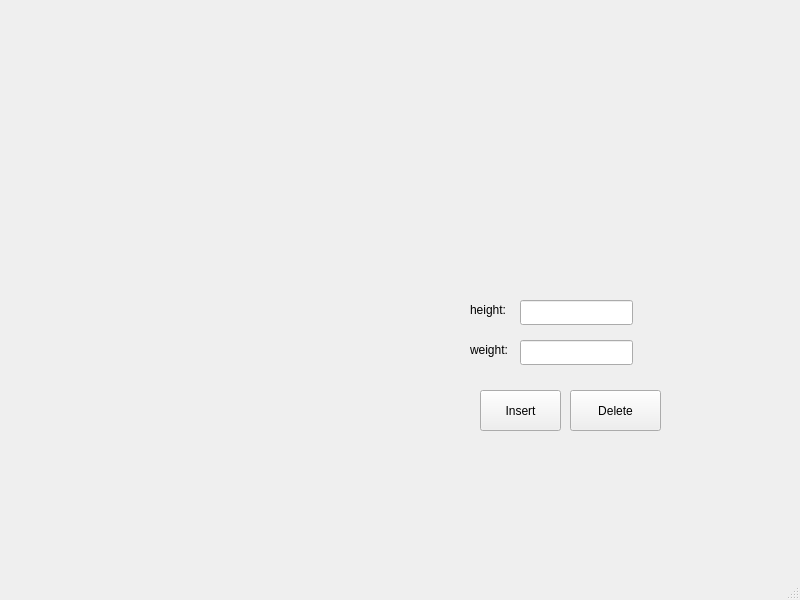
<?xml version="1.0" encoding="UTF-8"?>
<ui version="4.0">
 <class>boy_kilo</class>
 <widget class="QMainWindow" name="boy_kilo">
  <property name="geometry">
   <rect>
    <x>0</x>
    <y>0</y>
    <width>800</width>
    <height>600</height>
   </rect>
  </property>
  <property name="windowTitle">
   <string>boy_kilo</string>
  </property>
  <widget class="QWidget" name="centralwidget">
   <widget class="QPushButton" name="pushButton">
    <property name="geometry">
     <rect>
      <x>480</x>
      <y>390</y>
      <width>81</width>
      <height>41</height>
     </rect>
    </property>
    <property name="text">
     <string>Insert</string>
    </property>
   </widget>
   <widget class="QLineEdit" name="boyLineEdit">
    <property name="geometry">
     <rect>
      <x>520</x>
      <y>300</y>
      <width>113</width>
      <height>25</height>
     </rect>
    </property>
   </widget>
   <widget class="QLineEdit" name="kiloLineEdit">
    <property name="geometry">
     <rect>
      <x>520</x>
      <y>340</y>
      <width>113</width>
      <height>25</height>
     </rect>
    </property>
   </widget>
   <widget class="QLabel" name="label">
    <property name="geometry">
     <rect>
      <x>470</x>
      <y>300</y>
      <width>63</width>
      <height>20</height>
     </rect>
    </property>
    <property name="text">
     <string>height:</string>
    </property>
   </widget>
   <widget class="QLabel" name="label_2">
    <property name="geometry">
     <rect>
      <x>470</x>
      <y>340</y>
      <width>63</width>
      <height>20</height>
     </rect>
    </property>
    <property name="text">
     <string>weight:</string>
    </property>
   </widget>
   <widget class="QPushButton" name="pushButton_2">
    <property name="geometry">
     <rect>
      <x>570</x>
      <y>390</y>
      <width>91</width>
      <height>41</height>
     </rect>
    </property>
    <property name="text">
     <string>Delete</string>
    </property>
   </widget>
  </widget>
  <widget class="QMenuBar" name="menubar">
   <property name="geometry">
    <rect>
     <x>0</x>
     <y>0</y>
     <width>800</width>
     <height>26</height>
    </rect>
   </property>
  </widget>
  <widget class="QStatusBar" name="statusbar"/>
 </widget>
 <resources/>
 <connections/>
</ui>
